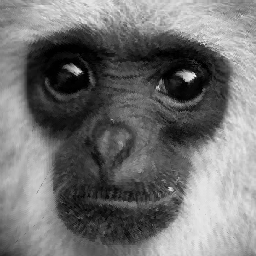
#> input picture monkey.gif, 256 x 256 px
$ python compression.py
#> lines starting #> are read from the running program, lines starting #| are printed output that depends on the picture
#> in test_greyscale, img is the input picture: shape (256, 256, 4); mean R, G, B, A 114, 114, 114, 255
import matplotlib.pyplot as plt
import matplotlib.image as mpimg
from scipy import ndimage
from scipy import optimize
import numpy as np
import math

# Manipulate channels

def get_greyscale_image(img):
    return np.mean(img[:,:,:2], 2)

def extract_rgb(img):
    return img[:,:,0], img[:,:,1], img[:,:,2]

def assemble_rbg(img_r, img_g, img_b):
    shape = (img_r.shape[0], img_r.shape[1], 1)
    return np.concatenate((np.reshape(img_r, shape), np.reshape(img_g, shape),
        np.reshape(img_b, shape)), axis=2)

# Transformations

def reduce(img, factor):
#> called with factor = 4
    result = np.zeros((img.shape[0] // factor, img.shape[1] // factor))
    for i in range(result.shape[0]):
        for j in range(result.shape[1]):
            result[i,j] = np.mean(img[i*factor:(i+1)*factor,j*factor:(j+1)*factor])
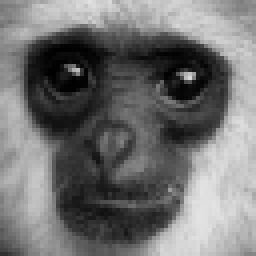
#> result: shape (64, 64) float64 (shown 4 times larger); min 0.375, max 227.5, mean 114
    return result

def rotate(img, angle):
    return ndimage.rotate(img, angle, reshape=False)

def flip(img, direction):
    return img[::direction,:]

def apply_transformation(img, direction, angle, contrast=1.0, brightness=0.0):
    return contrast*rotate(flip(img, direction), angle) + brightness

# Contrast and brightness

def find_contrast_and_brightness1(D, S):
    # Fix the contrast and only fit the brightness
    contrast = 0.75
    brightness = (np.sum(D - contrast*S)) / D.size
    return contrast, brightness

def find_contrast_and_brightness2(D, S):
    # Fit the contrast and the brightness
    A = np.concatenate((np.ones((S.size, 1)), np.reshape(S, (S.size, 1))), axis=1)
    b = np.reshape(D, (D.size,))
    x, _, _, _ = np.linalg.lstsq(A, b)
    #x = optimize.lsq_linear(A, b, [(-np.inf, -2.0), (np.inf, 2.0)]).x
    return x[1], x[0]

# Compression for greyscale images

def generate_all_transformed_blocks(img, source_size, destination_size, step):
#> called with source_size = 8, destination_size = 4, step = 8
    factor = source_size // destination_size
    transformed_blocks = []
    for k in range((img.shape[0] - source_size) // step + 1):
        for l in range((img.shape[1] - source_size) // step + 1):
            # Extract the source block and reduce it to the shape of a destination block
            S = reduce(img[k*step:k*step+source_size,l*step:l*step+source_size], factor)
            # Generate all possible transformed blocks
            for direction, angle in candidates:
                transformed_blocks.append((k, l, direction, angle, apply_transformation(S, direction, angle)))
#> after the loop, transformed_blocks = 512 items
    return transformed_blocks

def compress(img, source_size, destination_size, step):
    transformations = []
    transformed_blocks = generate_all_transformed_blocks(img, source_size, destination_size, step)
#> transformed_blocks = 512 items
    i_count = img.shape[0] // destination_size
#> i_count = 16
    j_count = img.shape[1] // destination_size
#> j_count = 16
    for i in range(i_count):
        transformations.append([])
        for j in range(j_count):
            print("{}/{} ; {}/{}".format(i, i_count, j, j_count))
            transformations[i].append(None)
            min_d = float('inf')
            # Extract the destination block
            D = img[i*destination_size:(i+1)*destination_size,j*destination_size:(j+1)*destination_size]
            # Test all possible transformations and take the best one
            for k, l, direction, angle, S in transformed_blocks:
                contrast, brightness = find_contrast_and_brightness2(D, S)
                S = contrast*S + brightness
                d = np.sum(np.square(D - S))
                if d < min_d:
                    min_d = d
                    transformations[i][j] = (k, l, direction, angle, contrast, brightness)
    return transformations

def decompress(transformations, source_size, destination_size, step, nb_iter=8):
#> called with source_size = 8, destination_size = 4, step = 8, nb_iter = 8
    factor = source_size // destination_size
    height = len(transformations) * destination_size
    width = len(transformations[0]) * destination_size
    iterations = [np.random.randint(0, 256, (height, width))]
    cur_img = np.zeros((height, width))
    for i_iter in range(nb_iter):
        print(i_iter)
        for i in range(len(transformations)):
            for j in range(len(transformations[i])):
                # Apply transform
                k, l, flip, angle, contrast, brightness = transformations[i][j]
                S = reduce(iterations[-1][k*step:k*step+source_size,l*step:l*step+source_size], factor)
                D = apply_transformation(S, flip, angle, contrast, brightness)
                cur_img[i*destination_size:(i+1)*destination_size,j*destination_size:(j+1)*destination_size] = D
        iterations.append(cur_img)
        cur_img = np.zeros((height, width))
#> cur_img: shape (64, 64) float64; every value is 0
    return iterations

# Compression for color images

def reduce_rgb(img, factor):
    img_r, img_g, img_b = extract_rgb(img)
    img_r = reduce(img_r, factor)
    img_g = reduce(img_g, factor)
    img_b = reduce(img_b, factor)
    return assemble_rbg(img_r, img_g, img_b)

def compress_rgb(img, source_size, destination_size, step):
    img_r, img_g, img_b = extract_rgb(img)
    return [compress(img_r, source_size, destination_size, step), \
        compress(img_g, source_size, destination_size, step), \
        compress(img_b, source_size, destination_size, step)]

def decompress_rgb(transformations, source_size, destination_size, step, nb_iter=8):
    img_r = decompress(transformations[0], source_size, destination_size, step, nb_iter)[-1]
    img_g = decompress(transformations[1], source_size, destination_size, step, nb_iter)[-1]
    img_b = decompress(transformations[2], source_size, destination_size, step, nb_iter)[-1]
    return assemble_rbg(img_r, img_g, img_b)

# Plot

def plot_iterations(iterations, target=None):
    # Configure plot
    plt.figure()
    nb_row = math.ceil(np.sqrt(len(iterations)))
    nb_cols = nb_row
    # Plot
    for i, img in enumerate(iterations):
        plt.subplot(nb_row, nb_cols, i+1)
        plt.imshow(img, cmap='gray', vmin=0, vmax=255, interpolation='none')
        if target is None:
            plt.title(str(i))
        else:
            # Display the RMSE
            plt.title(str(i) + ' (' + '{0:.2f}'.format(np.sqrt(np.mean(np.square(target - img)))) + ')')
        frame = plt.gca()
        frame.axes.get_xaxis().set_visible(False)
        frame.axes.get_yaxis().set_visible(False)
#> this loop made 9 passes
    plt.tight_layout()

# Parameters

directions = [1, -1]
angles = [0, 90, 180, 270]
candidates = [[direction, angle] for direction in directions for angle in angles]

# Tests

def test_greyscale():
    img = mpimg.imread('monkey.gif')
    img = get_greyscale_image(img)
    img = reduce(img, 4)
    plt.figure()
    plt.imshow(img, cmap='gray', interpolation='none')
    transformations = compress(img, 8, 4, 8)
    iterations = decompress(transformations, 8, 4, 8)
    plot_iterations(iterations, img)
    plt.show()
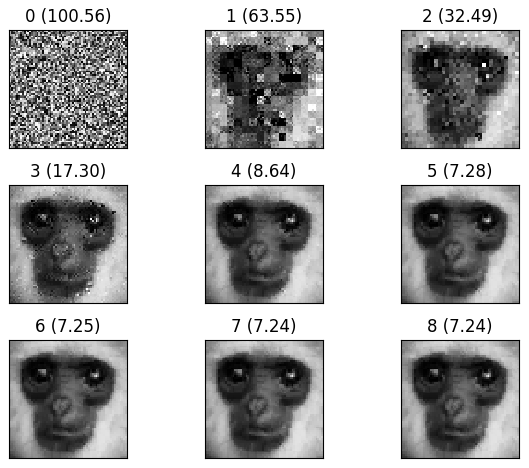
#> figure drawn by matplotlib, 9 panels

def test_rgb():
    img = mpimg.imread('lena.gif')
    img = reduce_rgb(img, 8)
    transformations = compress_rgb(img, 8, 4, 8)
    retrieved_img = decompress_rgb(transformations, 8, 4, 8)
    plt.figure()
    plt.subplot(121)
    plt.imshow(np.array(img).astype(np.uint8), interpolation='none')
    plt.subplot(122)
    plt.imshow(retrieved_img.astype(np.uint8), interpolation='none')
    plt.show()

if __name__ == '__main__':
    test_greyscale()
    #test_rgb()
